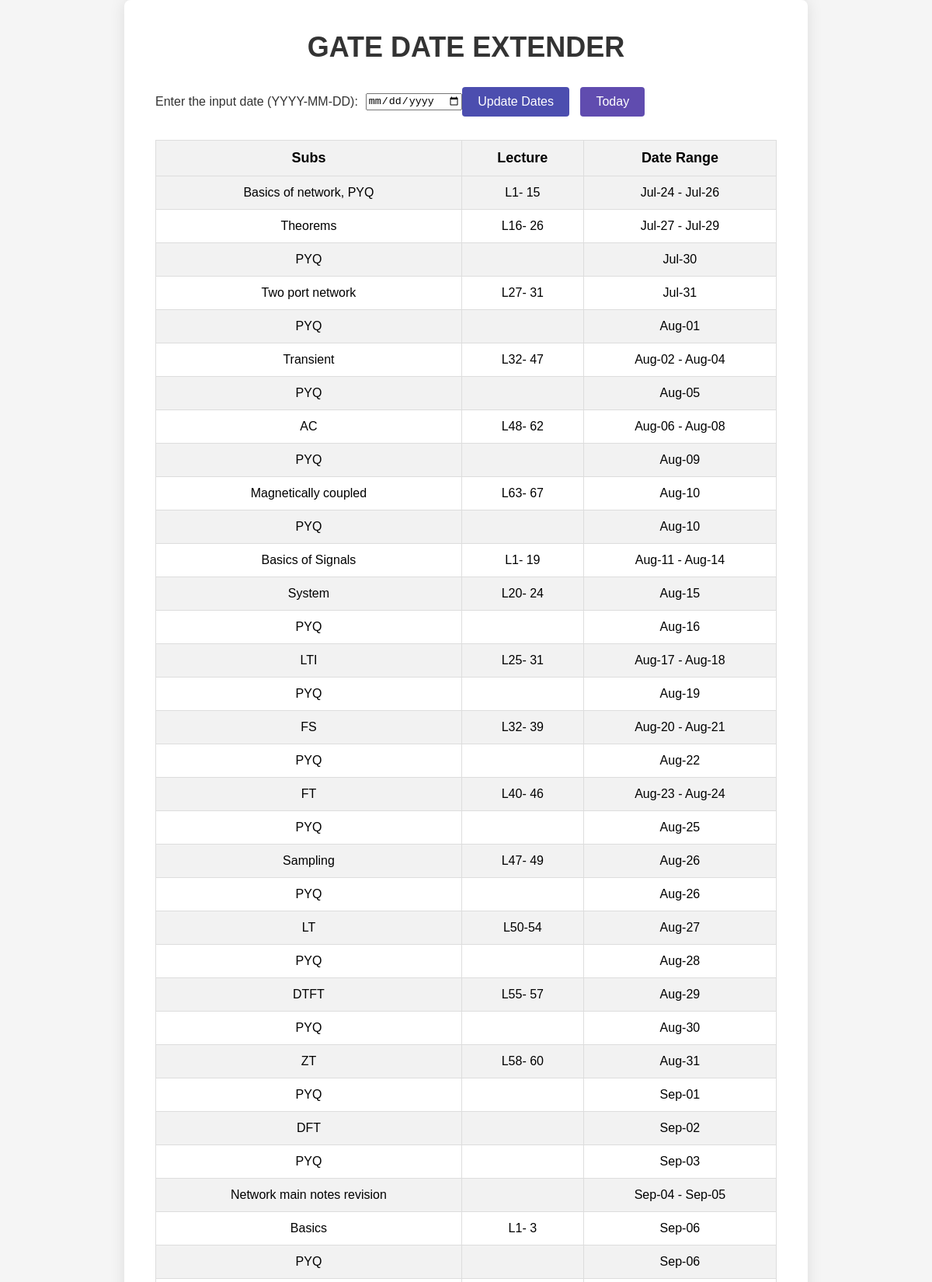
The page / (upper part) on the database its author committed.
### tables this page shows
CREATE TABLE dataset (
            topic TEXT,
            lecture TEXT,
            date_range TEXT
        );

### pythonanywheredeploy/app.py (the view)
@app.route("/", methods=["GET", "POST"])
def index():
    if request.method == "POST":
        user_input_date = request.form["input_date"]
        update_dates_in_dataset(user_input_date)
    conn = sqlite3.connect("/home/seminal76/mysite/dataset.db")
    cursor = conn.cursor()
    cursor.execute("SELECT * FROM dataset")
    updated_dates = cursor.fetchall()
    conn.close()
    return render_template("index.html", updated_dates=updated_dates)

### pythonanywheredeploy/templates/index.html (shortened to what this page needs)
<!DOCTYPE html>
<html lang="en">
<head>
    <link rel="stylesheet" href="{{ url_for('static', filename='style.css') }}">
</head>
<body>
    <div class="container">
        <h1>GATE DATE EXTENDER</h1>
        <div class="center">
            <form method="post">
                <label for="input_date">Enter the input date (YYYY-MM-DD):</label>
                <input type="date" id="input_date" name="input_date" required>
                <br>
                <div class="btn-group">
                    <button type="submit" class="update-btn">Update Dates</button>
                    <button type="button" class="today-btn" onclick="location.href='{{ url_for('today') }}'">Today</button>
                </div>
            </form>
        </div>
        <table class="dates-table">
            <tr>
                <th>Subs</th>
                <th>Lecture</th>
                <th>Date Range</th>
            </tr>
            {% for topic, lecture, date_range in updated_dates %}
            <tr>
                <td>{{ topic }}</td>
                <td>{{ lecture }}</td>
                <td>{{ date_range }}</td>
            </tr>
            {% endfor %}
        </table>
    </div>
</body>
</html>

### pythonanywheredeploy/static/style.css (style rules this page uses)
body, h1, h2, h3, h4, h5, h6, p, ul, ol, li { margin: 0; padding: 0; }
body { font-family: Arial, sans-serif; background-color: #f5f5f5; }
.container { max-width: 800px; margin: 0 auto; padding: 40px; background-color: #fff; box-shadow: 0 0 20px rgba(0, 0, 0, 0.1); border-radius: 8px; }
h1 { text-align: center; font-size: 36px; color: #333; margin-bottom: 30px; }
form { display: flex; align-items: center; margin-bottom: 30px; }
label { margin-right: 10px; color: #333; }
button { padding: 10px 20px; background-color: #4c4eaf; color: #fff; border: none; border-radius: 4px; cursor: pointer; font-size: 16px; transition: background-color 0.3s ease; }
.today-btn { padding: 10px 20px; background-color: #604caf; color: #fff; border: none; border-radius: 4px; cursor: pointer; font-size: 16px; margin-left: 10px; transition: background-color 0.3s ease; }
table { width: 100%; border-collapse: collapse; margin-top: 30px; }
th, td { border: 1px solid #ddd; padding: 12px; text-align: center; }
th { background-color: #f2f2f2; font-weight: bold; font-size: 18px; }
tr:nth-child(even) { background-color: #f2f2f2; }

### rows shown on the page
dataset: topic "Basics of network, PYQ", lecture "L1- 15", date_range "Jul-24 - Jul-26"
dataset: topic "Theorems", lecture "L16- 26", date_range "Jul-27 - Jul-29"
dataset: topic "PYQ", date_range "Jul-30"
dataset: topic "Two port network", lecture "L27- 31", date_range "Jul-31"
dataset: topic "PYQ", date_range "Aug-01"
dataset: topic "Transient", lecture "L32- 47", date_range "Aug-02 - Aug-04"
dataset: topic "PYQ", date_range "Aug-05"
dataset: topic "AC", lecture "L48- 62", date_range "Aug-06 - Aug-08"
dataset: topic "PYQ", date_range "Aug-09"
dataset: topic "Magnetically coupled", lecture "L63- 67", date_range "Aug-10"
dataset: topic "PYQ", date_range "Aug-10"
dataset: topic "Basics of Signals", lecture "L1- 19", date_range "Aug-11 - Aug-14"
dataset: topic "System", lecture "L20- 24", date_range "Aug-15"
dataset: topic "PYQ", date_range "Aug-16"
dataset: topic "LTI", lecture "L25- 31", date_range "Aug-17 - Aug-18"
dataset: topic "PYQ", date_range "Aug-19"
dataset: topic "FS", lecture "L32- 39", date_range "Aug-20 - Aug-21"
dataset: topic "PYQ", date_range "Aug-22"
dataset: topic "FT", lecture "L40- 46", date_range "Aug-23 - Aug-24"
dataset: topic "PYQ", date_range "Aug-25"
dataset: topic "Sampling", lecture "L47- 49", date_range "Aug-26"
dataset: topic "PYQ", date_range "Aug-26"
dataset: topic "LT", lecture "L50-54", date_range "Aug-27"
dataset: topic "PYQ", date_range "Aug-28"
dataset: topic "DTFT", lecture "L55- 57", date_range "Aug-29"
dataset: topic "PYQ", date_range "Aug-30"
dataset: topic "ZT", lecture "L58- 60", date_range "Aug-31"
dataset: topic "PYQ", date_range "Sep-01"
dataset: topic "DFT", date_range "Sep-02"
dataset: topic "PYQ", date_range "Sep-03"
dataset: topic "Network main notes revision", date_range "Sep-04 - Sep-05"
dataset: topic "Basics", lecture "L1- 3", date_range "Sep-06"
dataset: topic "PYQ", date_range "Sep-06"
